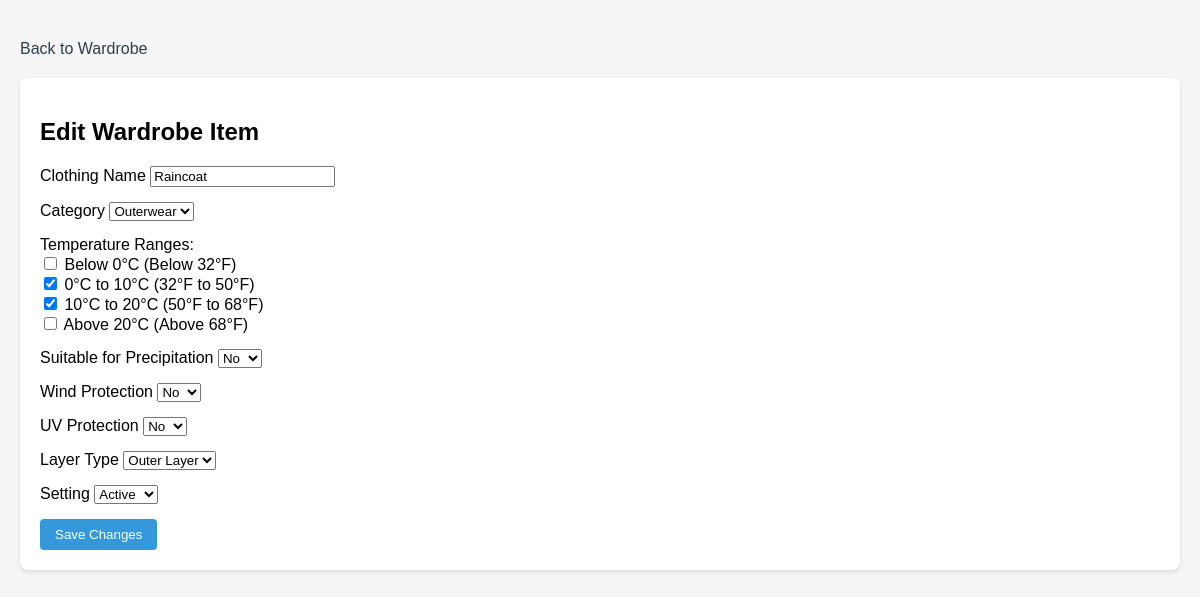
/edit_wardrobe_item/2 (signed in), run on the app's committed database.
### models.py (models this page shows, shortened)
class UserClothingItem(db.Model):
    id = db.Column(db.Integer, primary_key=True)
    name = db.Column(db.String(100), nullable=False)
    category = db.Column(db.String(50), nullable=False)
    temperature_ranges = db.Column(db.String(100), nullable=False)
    precipitation_tag = db.Column(db.Boolean, nullable=False)
    wind_protection_tag = db.Column(db.Boolean, nullable=False)
    uv_protection_tag = db.Column(db.Boolean, nullable=False)
    layer_type = db.Column(db.String(50), nullable=True)
    setting = db.Column(db.String(50), nullable=True)
    user_id = db.Column(db.Integer, db.ForeignKey('user.id'), nullable=False)

### main.py (the view, shortened to what this page needs)
@app.route('/edit_wardrobe_item/<int:item_id>', methods=['GET', 'POST'])
@login_required
def edit_wardrobe_item(item_id):
    item = UserClothingItem.query.get_or_404(item_id)
    if item.user_id != current_user.id:
        return redirect(url_for('manage_wardrobe'))
    form = ManageWardrobeForm(obj=item)
    form.temperature_ranges.data = item.temperature_ranges.split(",") \
        if item.temperature_ranges else []
    return render_template('edit_wardrobe_item.html', form=form)

### forms.py (called while the page is built)
def str_to_bool(value):
    return value == 'True'

### main.py (called while the page is built)
@app.before_request
def setup():
        db.create_all()
        populate_sample_data()

@login_manager.user_loader
def load_user(user_id):
    return User.query.get(int(user_id))

### templates/edit_wardrobe_item.html (shortened to what this page needs)
<!DOCTYPE html>
<html lang="en">
<head>
    <link rel="stylesheet" type="text/css" href="{{ url_for('static', filename='styles.css') }}">
</head>
<body>
    <div class="nav-links">
        <a href="{{ url_for('manage_wardrobe') }}">Back to Wardrobe</a>
    </div>
    <div class="recommendations-module">
        <h2>Edit Wardrobe Item</h2>
        <form method="POST" class="edit-form">
            <div class="form-group">
                <label for="name">{{ form.name.label }}</label>
                {{ form.name(class="form-control") }}
            </div>
            <div class="form-group">
                <label for="category">{{ form.category.label }}</label>
                {{ form.category(class="form-control") }}
            </div>
            <div class="form-group">
                <label>Temperature Ranges:</label>
                {% for subfield in form.temperature_ranges %}
                <div class="form-check">
                    <label class="form-check-label">
                        {{ subfield(class="form-check-input") }} {{ subfield.label.text }}
                    </label>
                </div>
                {% endfor %}
            </div>
            <div class="form-group">
                <label for="precipitation_tag">{{ form.precipitation_tag.label }}</label>
                {{ form.precipitation_tag(class="form-control") }}
            </div>
            <div class="form-group">
                <label for="wind_protection_tag">{{ form.wind_protection_tag.label }}</label>
                {{ form.wind_protection_tag(class="form-control") }}
            </div>
            <div class="form-group">
                <label for="uv_protection_tag">{{ form.uv_protection_tag.label }}</label>
                {{ form.uv_protection_tag(class="form-control") }}
            </div>
            <div class="form-group">
                <label for="layer_type">{{ form.layer_type.label }}</label>
                {{ form.layer_type(class="form-control") }}
            </div>
            <div class="form-group">
                <label for="setting">{{ form.setting.label }}</label>
                {{ form.setting(class="form-control") }}
            </div>
            <button type="submit" class="btn btn-primary">Save Changes</button>
        </form>
    </div>
</body>
</html>

### static/styles.css (style rules this page uses)
body { font-family: 'Arial', sans-serif; max-width: 1200px; margin: 0 auto; padding: 20px; background-color: #f5f5f5; }
.nav-links { margin: 20px 0; }
.nav-links a { text-decoration: none; color: #2c3e50; margin-right: 15px; }
.recommendations-module { background-color: white; padding: 20px; border-radius: 8px; box-shadow: 0 2px 4px rgba(0, 0, 0, 0.1); margin: 20px 0; }
.form-group { margin: 15px 0; }
button { background-color: #3498db; color: white; border: none; padding: 8px 15px; border-radius: 4px; cursor: pointer; }

### data on the page
UserClothingItem: name "Raincoat", category "Outerwear", precipitation_tag "No", wind_protection_tag "No", uv_protection_tag "No", layer_type "Outer Layer", setting "Active"

### other printed values
{{ subfield.label.text }} "Below 0°C (Below 32°F)" "0°C to 10°C (32°F to 50°F)" "10°C to 20°C (50°F to 68°F)" "Above 20°C (Above 68°F)"
